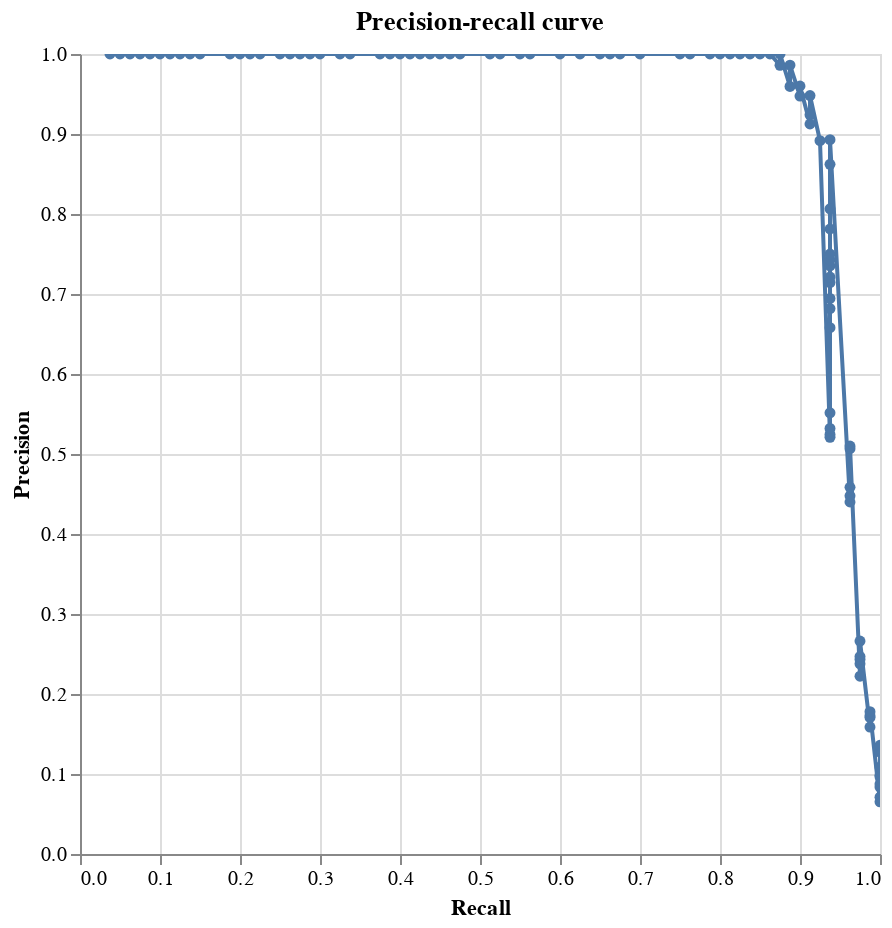

This figure's notebook cell:
### Markdown cell above
### Precision-recall chart

An alternative representation of truth space is called a [precision recall curve](https://stats.stackexchange.com/questions/7207/roc-vs-precision-and-recall-curves).

This can be plotted as follows:

### Code cell
linker.precision_recall_chart_from_labels_table("labels")

### Figure 1 — Vega-Lite specification as saved in the notebook (floating-point values rounded to 4 significant figures)
{"$schema": "https://vega.github.io/schema/vega-lite/v4.8.1.json", "title": "Precision-recall curve", "data": {"values": [{"truth_threshold": -16.61, "match_probability": 9.998e-06, "row_count": 1225.0, "P": 80.0, "N": 1145.0, "TP": 80.0, "TN": 0.0, "FP": 1145.0, "FN": 0.0, "P_rate": 0.0, "N_rate": 0.9347, "TP_rate": 1.0, "TN_rate": 0.0, "FP_rate": 1.0, "FN_rate": 0.0, "precision": 0.06531, "recall": 1.0, "F1": 0.1227}, {"truth_threshold": -15.49, "match_probability": 2.175e-05, "row_count": 1225.0, "P": 80.0, "N": 1145.0, "TP": 80.0, "TN": 98.0, "FP": 1047.0, "FN": 0.0, "P_rate": 0.0, "N_rate": 0.9347, "TP_rate": 1.0, "TN_rate": 0.08559, "FP_rate": 0.9144, "FN_rate": 0.0, "precision": 0.07098, "recall": 1.0, "F1": 0.1327}, {"truth_threshold": -14.68, "match_probability": 3.817e-05, "row_count": 1225.0, "P": 80.0, "N": 1145.0, "TP": 80.0, "TN": 268.0, "FP": 877.0, "FN": 0.0, "P_rate": 0.0, "N_rate": 0.9347, "TP_rate": 1.0, "TN_rate": 0.2341, "FP_rate": 0.7659, "FN_rate": 0.0, "precision": 0.08359, "recall": 1.0, "F1": 0.1544}, {"truth_threshold": -14.54, "match_probability": 4.211e-05, "row_count": 1225.0, "P": 80.0, "N": 1145.0, "TP": 80.0, "TN": 310.0, "FP": 835.0, "FN": 0.0, "P_rate": 0.0, "N_rate": 0.9347, "TP_rate": 1.0, "TN_rate": 0.2707, "FP_rate": 0.7293, "FN_rate": 0.0, "precision": 0.08743, "recall": 1.0, "F1": 0.161}, {"truth_threshold": -14.08, "match_probability": 5.782e-05, "row_count": 1225.0, "P": 80.0, "N": 1145.0, "TP": 80.0, "TN": 396.0, "FP": 749.0, "FN": 0.0, "P_rate": 0.0, "N_rate": 0.9347, "TP_rate": 1.0, "TN_rate": 0.3459, "FP_rate": 0.6541, "FN_rate": 0.0, "precision": 0.0965, "recall": 1.0, "F1": 0.1762}, {"truth_threshold": -13.76, "match_probability": 7.184e-05, "row_count": 1225.0, "P": 80.0, "N": 1145.0, "TP": 80.0, "TN": 412.0, "FP": 733.0, "FN": 0.0, "P_rate": 0.0, "N_rate": 0.9347, "TP_rate": 1.0, "TN_rate": 0.3598, "FP_rate": 0.6402, "FN_rate": 0.0, "precision": 0.0984, "recall": 1.0, "F1": 0.1794}, {"truth_threshold": -13.56, "match_probability": 8.304e-05, "row_count": 1225.0, "P": 80.0, "N": 1145.0, "TP": 80.0, "TN": 489.0, "FP": 656.0, "FN": 0.0, "P_rate": 0.0, "N_rate": 0.9347, "TP_rate": 1.0, "TN_rate": 0.4271, "FP_rate": 0.5729, "FN_rate": 0.0, "precision": 0.1087, "recall": 1.0, "F1": 0.1961}, {"truth_threshold": -13.41, "match_probability": 9.16e-05, "row_count": 1225.0, "P": 80.0, "N": 1145.0, "TP": 80.0, "TN": 596.0, "FP": 549.0, "FN": 0.0, "P_rate": 0.0, "N_rate": 0.9347, "TP_rate": 1.0, "TN_rate": 0.5205, "FP_rate": 0.4795, "FN_rate": 0.0, "precision": 0.1272, "recall": 1.0, "F1": 0.226}, {"truth_threshold": -12.64, "match_probability": 0.0001563, "row_count": 1225.0, "P": 80.0, "N": 1145.0, "TP": 80.0, "TN": 636.0, "FP": 509.0, "FN": 0.0, "P_rate": 0.0, "N_rate": 0.9347, "TP_rate": 1.0, "TN_rate": 0.5555, "FP_rate": 0.4445, "FN_rate": 0.0, "precision": 0.1358, "recall": 1.0, "F1": 0.2395}, {"truth_threshold": -12.6, "match_probability": 0.0001608, "row_count": 1225.0, "P": 80.0, "N": 1145.0, "TP": 79.0, "TN": 726.0, "FP": 419.0, "FN": 1.0, "P_rate": 0.0, "N_rate": 0.9347, "TP_rate": 0.9875, "TN_rate": 0.6341, "FP_rate": 0.3659, "FN_rate": 0.0125, "precision": 0.1586, "recall": 0.9875, "F1": 0.2734}, {"truth_threshold": -12.15, "match_probability": 0.0002207, "row_count": 1225.0, "P": 80.0, "N": 1145.0, "TP": 79.0, "TN": 761.0, "FP": 384.0, "FN": 1.0, "P_rate": 0.0, "N_rate": 0.9347, "TP_rate": 0.9875, "TN_rate": 0.6646, "FP_rate": 0.3354, "FN_rate": 0.0125, "precision": 0.1706, "recall": 0.9875, "F1": 0.2915}, {"truth_threshold": -11.83, "match_probability": 0.0002743, "row_count": 1225.0, "P": 80.0, "N": 1145.0, "TP": 79.0, "TN": 767.0, "FP": 378.0, "FN": 1.0, "P_rate": 0.0, "N_rate": 0.9347, "TP_rate": 0.9875, "TN_rate": 0.6699, "FP_rate": 0.3301, "FN_rate": 0.0125, "precision": 0.1729, "recall": 0.9875, "F1": 0.2948}, {"truth_threshold": -11.69, "match_probability": 0.0003025, "row_count": 1225.0, "P": 80.0, "N": 1145.0, "TP": 79.0, "TN": 780.0, "FP": 365.0, "FN": 1.0, "P_rate": 0.0, "N_rate": 0.9347, "TP_rate": 0.9875, "TN_rate": 0.6812, "FP_rate": 0.3188, "FN_rate": 0.0125, "precision": 0.1779, "recall": 0.9875, "F1": 0.3015}, {"truth_threshold": -11.48, "match_probability": 0.0003497, "row_count": 1225.0, "P": 80.0, "N": 1145.0, "TP": 78.0, "TN": 872.0, "FP": 273.0, "FN": 2.0, "P_rate": 0.0, "N_rate": 0.9347, "TP_rate": 0.975, "TN_rate": 0.7616, "FP_rate": 0.2384, "FN_rate": 0.025, "precision": 0.2222, "recall": 0.975, "F1": 0.3628}, {"truth_threshold": -11.23, "match_probability": 0.0004153, "row_count": 1225.0, "P": 80.0, "N": 1145.0, "TP": 78.0, "TN": 895.0, "FP": 250.0, "FN": 2.0, "P_rate": 0.0, "N_rate": 0.9347, "TP_rate": 0.975, "TN_rate": 0.7817, "FP_rate": 0.2183, "FN_rate": 0.025, "precision": 0.2378, "recall": 0.975, "F1": 0.3824}, {"truth_threshold": -10.91, "match_probability": 0.0005208, "row_count": 1225.0, "P": 80.0, "N": 1145.0, "TP": 78.0, "TN": 902.0, "FP": 243.0, "FN": 2.0, "P_rate": 0.0, "N_rate": 0.9347, "TP_rate": 0.975, "TN_rate": 0.7878, "FP_rate": 0.2122, "FN_rate": 0.025, "precision": 0.243, "recall": 0.975, "F1": 0.39}, {"truth_threshold": -10.71, "match_probability": 0.0005964, "row_count": 1225.0, "P": 80.0, "N": 1145.0, "TP": 78.0, "TN": 907.0, "FP": 238.0, "FN": 2.0, "P_rate": 0.0, "N_rate": 0.9347, "TP_rate": 0.975, "TN_rate": 0.7921, "FP_rate": 0.2079, "FN_rate": 0.025, "precision": 0.2468, "recall": 0.975, "F1": 0.3939}, {"truth_threshold": -10.57, "match_probability": 0.0006579, "row_count": 1225.0, "P": 80.0, "N": 1145.0, "TP": 78.0, "TN": 930.0, "FP": 215.0, "FN": 2.0, "P_rate": 0.0, "N_rate": 0.9347, "TP_rate": 0.975, "TN_rate": 0.8122, "FP_rate": 0.1878, "FN_rate": 0.025, "precision": 0.2662, "recall": 0.975, "F1": 0.4194}, {"truth_threshold": -9.794, "match_probability": 0.001125, "row_count": 1225.0, "P": 80.0, "N": 1145.0, "TP": 77.0, "TN": 1047.0, "FP": 98.0, "FN": 3.0, "P_rate": 0.0, "N_rate": 0.9347, "TP_rate": 0.9625, "TN_rate": 0.9144, "FP_rate": 0.08559, "FN_rate": 0.0375, "precision": 0.44, "recall": 0.9625, "F1": 0.6063}, {"truth_threshold": -9.785, "match_probability": 0.001132, "row_count": 1225.0, "P": 80.0, "N": 1145.0, "TP": 77.0, "TN": 1050.0, "FP": 95.0, "FN": 3.0, "P_rate": 0.0, "N_rate": 0.9347, "TP_rate": 0.9625, "TN_rate": 0.917, "FP_rate": 0.08297, "FN_rate": 0.0375, "precision": 0.4477, "recall": 0.9625, "F1": 0.6111}, {"truth_threshold": -9.757, "match_probability": 0.001154, "row_count": 1225.0, "P": 80.0, "N": 1145.0, "TP": 77.0, "TN": 1054.0, "FP": 91.0, "FN": 3.0, "P_rate": 0.0, "N_rate": 0.9347, "TP_rate": 0.9625, "TN_rate": 0.9205, "FP_rate": 0.07948, "FN_rate": 0.0375, "precision": 0.4583, "recall": 0.9625, "F1": 0.621}, {"truth_threshold": -9.3, "match_probability": 0.001584, "row_count": 1225.0, "P": 80.0, "N": 1145.0, "TP": 77.0, "TN": 1070.0, "FP": 75.0, "FN": 3.0, "P_rate": 0.0, "N_rate": 0.9347, "TP_rate": 0.9625, "TN_rate": 0.9345, "FP_rate": 0.0655, "FN_rate": 0.0375, "precision": 0.5066, "recall": 0.9625, "F1": 0.6638}, {"truth_threshold": -9.158, "match_probability": 0.001747, "row_count": 1225.0, "P": 80.0, "N": 1145.0, "TP": 77.0, "TN": 1071.0, "FP": 74.0, "FN": 3.0, "P_rate": 0.0, "N_rate": 0.9347, "TP_rate": 0.9625, "TN_rate": 0.9354, "FP_rate": 0.06463, "FN_rate": 0.0375, "precision": 0.5099, "recall": 0.9625, "F1": 0.6696}, {"truth_threshold": -9.057, "match_probability": 0.001874, "row_count": 1225.0, "P": 80.0, "N": 1145.0, "TP": 75.0, "TN": 1076.0, "FP": 69.0, "FN": 5.0, "P_rate": 0.0, "N_rate": 0.9347, "TP_rate": 0.9375, "TN_rate": 0.9397, "FP_rate": 0.06026, "FN_rate": 0.0625, "precision": 0.5208, "recall": 0.9375, "F1": 0.6696}, {"truth_threshold": -8.832, "match_probability": 0.00219, "row_count": 1225.0, "P": 80.0, "N": 1145.0, "TP": 75.0, "TN": 1077.0, "FP": 68.0, "FN": 5.0, "P_rate": 0.0, "N_rate": 0.9347, "TP_rate": 0.9375, "TN_rate": 0.9406, "FP_rate": 0.05939, "FN_rate": 0.0625, "precision": 0.5245, "recall": 0.9375, "F1": 0.6757}, {"truth_threshold": -8.673, "match_probability": 0.002445, "row_count": 1225.0, "P": 80.0, "N": 1145.0, "TP": 75.0, "TN": 1079.0, "FP": 66.0, "FN": 5.0, "P_rate": 0.0, "N_rate": 0.9347, "TP_rate": 0.9375, "TN_rate": 0.9424, "FP_rate": 0.05764, "FN_rate": 0.0625, "precision": 0.5319, "recall": 0.9375, "F1": 0.6818}, {"truth_threshold": -8.636, "match_probability": 0.002507, "row_count": 1225.0, "P": 80.0, "N": 1145.0, "TP": 75.0, "TN": 1084.0, "FP": 61.0, "FN": 5.0, "P_rate": 0.0, "N_rate": 0.9347, "TP_rate": 0.9375, "TN_rate": 0.9467, "FP_rate": 0.05328, "FN_rate": 0.0625, "precision": 0.5515, "recall": 0.9375, "F1": 0.6944}, {"truth_threshold": -8.061, "match_probability": 0.003731, "row_count": 1225.0, "P": 80.0, "N": 1145.0, "TP": 75.0, "TN": 1106.0, "FP": 39.0, "FN": 5.0, "P_rate": 0.0, "N_rate": 0.9347, "TP_rate": 0.9375, "TN_rate": 0.9659, "FP_rate": 0.03406, "FN_rate": 0.0625, "precision": 0.6579, "recall": 0.9375, "F1": 0.7732}, {"truth_threshold": -7.852, "match_probability": 0.00431, "row_count": 1225.0, "P": 80.0, "N": 1145.0, "TP": 75.0, "TN": 1110.0, "FP": 35.0, "FN": 5.0, "P_rate": 0.0, "N_rate": 0.9347, "TP_rate": 0.9375, "TN_rate": 0.9694, "FP_rate": 0.03057, "FN_rate": 0.0625, "precision": 0.6818, "recall": 0.9375, "F1": 0.7895}, {"truth_threshold": -7.739, "match_probability": 0.004659, "row_count": 1225.0, "P": 80.0, "N": 1145.0, "TP": 75.0, "TN": 1112.0, "FP": 33.0, "FN": 5.0, "P_rate": 0.0, "N_rate": 0.9347, "TP_rate": 0.9375, "TN_rate": 0.9712, "FP_rate": 0.02882, "FN_rate": 0.0625, "precision": 0.6944, "recall": 0.9375, "F1": 0.7979}, {"truth_threshold": -7.71, "match_probability": 0.004752, "row_count": 1225.0, "P": 80.0, "N": 1145.0, "TP": 75.0, "TN": 1115.0, "FP": 30.0, "FN": 5.0, "P_rate": 0.0, "N_rate": 0.9347, "TP_rate": 0.9375, "TN_rate": 0.9738, "FP_rate": 0.0262, "FN_rate": 0.0625, "precision": 0.7143, "recall": 0.9375, "F1": 0.8152}, {"truth_threshold": -7.262, "match_probability": 0.006473, "row_count": 1225.0, "P": 80.0, "N": 1145.0, "TP": 75.0, "TN": 1116.0, "FP": 29.0, "FN": 5.0, "P_rate": 0.0, "N_rate": 0.9347, "TP_rate": 0.9375, "TN_rate": 0.9747, "FP_rate": 0.02533, "FN_rate": 0.0625, "precision": 0.7212, "recall": 0.9375, "F1": 0.8152}, {"truth_threshold": -7.225, "match_probability": 0.006638, "row_count": 1225.0, "P": 80.0, "N": 1145.0, "TP": 75.0, "TN": 1118.0, "FP": 27.0, "FN": 5.0, "P_rate": 0.0, "N_rate": 0.9347, "TP_rate": 0.9375, "TN_rate": 0.9764, "FP_rate": 0.02358, "FN_rate": 0.0625, "precision": 0.7353, "recall": 0.9375, "F1": 0.8242}, {"truth_threshold": -6.983, "match_probability": 0.007844, "row_count": 1225.0, "P": 80.0, "N": 1145.0, "TP": 75.0, "TN": 1119.0, "FP": 26.0, "FN": 5.0, "P_rate": 0.0, "N_rate": 0.9347, "TP_rate": 0.9375, "TN_rate": 0.9773, "FP_rate": 0.02271, "FN_rate": 0.0625, "precision": 0.7426, "recall": 0.9375, "F1": 0.8333}, {"truth_threshold": -6.939, "match_probability": 0.008081, "row_count": 1225.0, "P": 80.0, "N": 1145.0, "TP": 75.0, "TN": 1120.0, "FP": 25.0, "FN": 5.0, "P_rate": 0.0, "N_rate": 0.9347, "TP_rate": 0.9375, "TN_rate": 0.9782, "FP_rate": 0.02183, "FN_rate": 0.0625, "precision": 0.75, "recall": 0.9375, "F1": 0.8333}, {"truth_threshold": -6.899, "match_probability": 0.008311, "row_count": 1225.0, "P": 80.0, "N": 1145.0, "TP": 75.0, "TN": 1124.0, "FP": 21.0, "FN": 5.0, "P_rate": 0.0, "N_rate": 0.9347, "TP_rate": 0.9375, "TN_rate": 0.9817, "FP_rate": 0.01834, "FN_rate": 0.0625, "precision": 0.7812, "recall": 0.9375, "F1": 0.8523}, {"truth_threshold": -5.827, "match_probability": 0.01731, "row_count": 1225.0, "P": 80.0, "N": 1145.0, "TP": 75.0, "TN": 1127.0, "FP": 18.0, "FN": 5.0, "P_rate": 0.0, "N_rate": 0.9347, "TP_rate": 0.9375, "TN_rate": 0.9843, "FP_rate": 0.01572, "FN_rate": 0.0625, "precision": 0.8065, "recall": 0.9375, "F1": 0.8721}, {"truth_threshold": -5.777, "match_probability": 0.01791, "row_count": 1225.0, "P": 80.0, "N": 1145.0, "TP": 75.0, "TN": 1133.0, "FP": 12.0, "FN": 5.0, "P_rate": 0.0, "N_rate": 0.9347, "TP_rate": 0.9375, "TN_rate": 0.9895, "FP_rate": 0.01048, "FN_rate": 0.0625, "precision": 0.8621, "recall": 0.9375, "F1": 0.9036}, {"truth_threshold": -5.249, "match_probability": 0.02563, "row_count": 1225.0, "P": 80.0, "N": 1145.0, "TP": 75.0, "TN": 1136.0, "FP": 9.0, "FN": 5.0, "P_rate": 0.0, "N_rate": 0.9347, "TP_rate": 0.9375, "TN_rate": 0.9921, "FP_rate": 0.00786, "FN_rate": 0.0625, "precision": 0.8929, "recall": 0.9375, "F1": 0.9146}, {"truth_threshold": -5.007, "match_probability": 0.03017, "row_count": 1225.0, "P": 80.0, "N": 1145.0, "TP": 74.0, "TN": 1136.0, "FP": 9.0, "FN": 6.0, "P_rate": 0.0, "N_rate": 0.9347, "TP_rate": 0.925, "TN_rate": 0.9921, "FP_rate": 0.00786, "FN_rate": 0.075, "precision": 0.8916, "recall": 0.925, "F1": 0.9136}, {"truth_threshold": -4.894, "match_probability": 0.03255, "row_count": 1225.0, "P": 80.0, "N": 1145.0, "TP": 73.0, "TN": 1138.0, "FP": 7.0, "FN": 7.0, "P_rate": 0.0, "N_rate": 0.9347, "TP_rate": 0.9125, "TN_rate": 0.9939, "FP_rate": 0.006114, "FN_rate": 0.0875, "precision": 0.9125, "recall": 0.9125, "F1": 0.9125}, {"truth_threshold": -4.865, "match_probability": 0.03318, "row_count": 1225.0, "P": 80.0, "N": 1145.0, "TP": 73.0, "TN": 1139.0, "FP": 6.0, "FN": 7.0, "P_rate": 0.0, "N_rate": 0.9347, "TP_rate": 0.9125, "TN_rate": 0.9948, "FP_rate": 0.00524, "FN_rate": 0.0875, "precision": 0.9241, "recall": 0.9125, "F1": 0.9241}, {"truth_threshold": -4.647, "match_probability": 0.03839, "row_count": 1225.0, "P": 80.0, "N": 1145.0, "TP": 73.0, "TN": 1141.0, "FP": 4.0, "FN": 7.0, "P_rate": 0.0, "N_rate": 0.9347, "TP_rate": 0.9125, "TN_rate": 0.9965, "FP_rate": 0.003493, "FN_rate": 0.0875, "precision": 0.9481, "recall": 0.9125, "F1": 0.9359}, {"truth_threshold": -4.138, "match_probability": 0.05376, "row_count": 1225.0, "P": 80.0, "N": 1145.0, "TP": 72.0, "TN": 1141.0, "FP": 4.0, "FN": 8.0, "P_rate": 0.0, "N_rate": 0.9347, "TP_rate": 0.9, "TN_rate": 0.9965, "FP_rate": 0.003493, "FN_rate": 0.1, "precision": 0.9474, "recall": 0.9, "F1": 0.9231}, {"truth_threshold": -3.339, "match_probability": 0.08995, "row_count": 1225.0, "P": 80.0, "N": 1145.0, "TP": 72.0, "TN": 1142.0, "FP": 3.0, "FN": 8.0, "P_rate": 0.0, "N_rate": 0.9347, "TP_rate": 0.9, "TN_rate": 0.9974, "FP_rate": 0.00262, "FN_rate": 0.1, "precision": 0.96, "recall": 0.9, "F1": 0.9351}, {"truth_threshold": -2.932, "match_probability": 0.1158, "row_count": 1225.0, "P": 80.0, "N": 1145.0, "TP": 71.0, "TN": 1142.0, "FP": 3.0, "FN": 9.0, "P_rate": 0.0, "N_rate": 0.9347, "TP_rate": 0.8875, "TN_rate": 0.9974, "FP_rate": 0.00262, "FN_rate": 0.1125, "precision": 0.9595, "recall": 0.8875, "F1": 0.9221}, {"truth_threshold": -2.831, "match_probability": 0.1232, "row_count": 1225.0, "P": 80.0, "N": 1145.0, "TP": 71.0, "TN": 1144.0, "FP": 1.0, "FN": 9.0, "P_rate": 0.0, "N_rate": 0.9347, "TP_rate": 0.8875, "TN_rate": 0.9991, "FP_rate": 0.0008734, "FN_rate": 0.1125, "precision": 0.9861, "recall": 0.8875, "F1": 0.9342}, {"truth_threshold": -2.157, "match_probability": 0.1831, "row_count": 1225.0, "P": 80.0, "N": 1145.0, "TP": 70.0, "TN": 1144.0, "FP": 1.0, "FN": 10.0, "P_rate": 0.0, "N_rate": 0.9347, "TP_rate": 0.875, "TN_rate": 0.9991, "FP_rate": 0.0008734, "FN_rate": 0.125, "precision": 0.9859, "recall": 0.875, "F1": 0.9333}, {"truth_threshold": -0.7309, "match_probability": 0.376, "row_count": 1225.0, "P": 80.0, "N": 1145.0, "TP": 70.0, "TN": 1145.0, "FP": 0.0, "FN": 10.0, "P_rate": 0.0, "N_rate": 0.9347, "TP_rate": 0.875, "TN_rate": 1.0, "FP_rate": 0.0, "FN_rate": 0.125, "precision": 1.0, "recall": 0.875, "F1": 0.9333}, {"truth_threshold": -0.3699, "match_probability": 0.4363, "row_count": 1225.0, "P": 80.0, "N": 1145.0, "TP": 69.0, "TN": 1145.0, "FP": 0.0, "FN": 11.0, "P_rate": 0.0, "N_rate": 0.9347, "TP_rate": 0.8625, "TN_rate": 1.0, "FP_rate": 0.0, "FN_rate": 0.1375, "precision": 1.0, "recall": 0.8625, "F1": 0.9324}, {"truth_threshold": 1.143, "match_probability": 0.6884, "row_count": 1225.0, "P": 80.0, "N": 1145.0, "TP": 68.0, "TN": 1145.0, "FP": 0.0, "FN": 12.0, "P_rate": 0.0, "N_rate": 0.9347, "TP_rate": 0.85, "TN_rate": 1.0, "FP_rate": 0.0, "FN_rate": 0.15, "precision": 1.0, "recall": 0.85, "F1": 0.9189}, {"truth_threshold": 1.809, "match_probability": 0.778, "row_count": 1225.0, "P": 80.0, "N": 1145.0, "TP": 67.0, "TN": 1145.0, "FP": 0.0, "FN": 13.0, "P_rate": 0.0, "N_rate": 0.9347, "TP_rate": 0.8375, "TN_rate": 1.0, "FP_rate": 0.0, "FN_rate": 0.1625, "precision": 1.0, "recall": 0.8375, "F1": 0.9178}, {"truth_threshold": 2.162, "match_probability": 0.8174, "row_count": 1225.0, "P": 80.0, "N": 1145.0, "TP": 66.0, "TN": 1145.0, "FP": 0.0, "FN": 14.0, "P_rate": 0.0, "N_rate": 0.9347, "TP_rate": 0.825, "TN_rate": 1.0, "FP_rate": 0.0, "FN_rate": 0.175, "precision": 1.0, "recall": 0.825, "F1": 0.9041}, {"truth_threshold": 2.281, "match_probability": 0.8294, "row_count": 1225.0, "P": 80.0, "N": 1145.0, "TP": 65.0, "TN": 1145.0, "FP": 0.0, "FN": 15.0, "P_rate": 0.0, "N_rate": 0.9347, "TP_rate": 0.8125, "TN_rate": 1.0, "FP_rate": 0.0, "FN_rate": 0.1875, "precision": 1.0, "recall": 0.8125, "F1": 0.9028}, {"truth_threshold": 2.468, "match_probability": 0.8469, "row_count": 1225.0, "P": 80.0, "N": 1145.0, "TP": 64.0, "TN": 1145.0, "FP": 0.0, "FN": 16.0, "P_rate": 0.0, "N_rate": 0.9347, "TP_rate": 0.8, "TN_rate": 1.0, "FP_rate": 0.0, "FN_rate": 0.2, "precision": 1.0, "recall": 0.8, "F1": 0.8889}, {"truth_threshold": 3.562, "match_probability": 0.922, "row_count": 1225.0, "P": 80.0, "N": 1145.0, "TP": 63.0, "TN": 1145.0, "FP": 0.0, "FN": 17.0, "P_rate": 0.0, "N_rate": 0.9347, "TP_rate": 0.7875, "TN_rate": 1.0, "FP_rate": 0.0, "FN_rate": 0.2125, "precision": 1.0, "recall": 0.7875, "F1": 0.8873}, {"truth_threshold": 4.254, "match_probability": 0.9502, "row_count": 1225.0, "P": 80.0, "N": 1145.0, "TP": 61.0, "TN": 1145.0, "FP": 0.0, "FN": 19.0, "P_rate": 0.0, "N_rate": 0.9347, "TP_rate": 0.7625, "TN_rate": 1.0, "FP_rate": 0.0, "FN_rate": 0.2375, "precision": 1.0, "recall": 0.7625, "F1": 0.8714}, {"truth_threshold": 4.658, "match_probability": 0.9619, "row_count": 1225.0, "P": 80.0, "N": 1145.0, "TP": 60.0, "TN": 1145.0, "FP": 0.0, "FN": 20.0, "P_rate": 0.0, "N_rate": 0.9347, "TP_rate": 0.75, "TN_rate": 1.0, "FP_rate": 0.0, "FN_rate": 0.25, "precision": 1.0, "recall": 0.75, "F1": 0.8571}, {"truth_threshold": 5.133, "match_probability": 0.9723, "row_count": 1225.0, "P": 80.0, "N": 1145.0, "TP": 56.0, "TN": 1145.0, "FP": 0.0, "FN": 24.0, "P_rate": 0.0, "N_rate": 0.9347, "TP_rate": 0.7, "TN_rate": 1.0, "FP_rate": 0.0, "FN_rate": 0.3, "precision": 1.0, "recall": 0.7, "F1": 0.8235}, {"truth_threshold": 5.474, "match_probability": 0.978, "row_count": 1225.0, "P": 80.0, "N": 1145.0, "TP": 54.0, "TN": 1145.0, "FP": 0.0, "FN": 26.0, "P_rate": 0.0, "N_rate": 0.9347, "TP_rate": 0.675, "TN_rate": 1.0, "FP_rate": 0.0, "FN_rate": 0.325, "precision": 1.0, "recall": 0.675, "F1": 0.806}, {"truth_threshold": 5.685, "match_probability": 0.9809, "row_count": 1225.0, "P": 80.0, "N": 1145.0, "TP": 53.0, "TN": 1145.0, "FP": 0.0, "FN": 27.0, "P_rate": 0.0, "N_rate": 0.9347, "TP_rate": 0.6625, "TN_rate": 1.0, "FP_rate": 0.0, "FN_rate": 0.3375, "precision": 1.0, "recall": 0.6625, "F1": 0.803}, {"truth_threshold": 6.328, "match_probability": 0.9877, "row_count": 1225.0, "P": 80.0, "N": 1145.0, "TP": 52.0, "TN": 1145.0, "FP": 0.0, "FN": 28.0, "P_rate": 0.0, "N_rate": 0.9347, "TP_rate": 0.65, "TN_rate": 1.0, "FP_rate": 0.0, "FN_rate": 0.35, "precision": 1.0, "recall": 0.65, "F1": 0.7879}, {"truth_threshold": 6.517, "match_probability": 0.9892, "row_count": 1225.0, "P": 80.0, "N": 1145.0, "TP": 50.0, "TN": 1145.0, "FP": 0.0, "FN": 30.0, "P_rate": 0.0, "N_rate": 0.9347, "TP_rate": 0.625, "TN_rate": 1.0, "FP_rate": 0.0, "FN_rate": 0.375, "precision": 1.0, "recall": 0.625, "F1": 0.7692}, {"truth_threshold": 6.948, "match_probability": 0.992, "row_count": 1225.0, "P": 80.0, "N": 1145.0, "TP": 48.0, "TN": 1145.0, "FP": 0.0, "FN": 32.0, "P_rate": 0.0, "N_rate": 0.9347, "TP_rate": 0.6, "TN_rate": 1.0, "FP_rate": 0.0, "FN_rate": 0.4, "precision": 1.0, "recall": 0.6, "F1": 0.75}, {"truth_threshold": 7.45, "match_probability": 0.9943, "row_count": 1225.0, "P": 80.0, "N": 1145.0, "TP": 45.0, "TN": 1145.0, "FP": 0.0, "FN": 35.0, "P_rate": 0.0, "N_rate": 0.9347, "TP_rate": 0.5625, "TN_rate": 1.0, "FP_rate": 0.0, "FN_rate": 0.4375, "precision": 1.0, "recall": 0.5625, "F1": 0.7258}, {"truth_threshold": 7.638, "match_probability": 0.995, "row_count": 1225.0, "P": 80.0, "N": 1145.0, "TP": 44.0, "TN": 1145.0, "FP": 0.0, "FN": 36.0, "P_rate": 0.0, "N_rate": 0.9347, "TP_rate": 0.55, "TN_rate": 1.0, "FP_rate": 0.0, "FN_rate": 0.45, "precision": 1.0, "recall": 0.55, "F1": 0.7097}, {"truth_threshold": 7.713, "match_probability": 0.9953, "row_count": 1225.0, "P": 80.0, "N": 1145.0, "TP": 42.0, "TN": 1145.0, "FP": 0.0, "FN": 38.0, "P_rate": 0.0, "N_rate": 0.9347, "TP_rate": 0.525, "TN_rate": 1.0, "FP_rate": 0.0, "FN_rate": 0.475, "precision": 1.0, "recall": 0.525, "F1": 0.6885}, {"truth_threshold": 8.86, "match_probability": 0.9979, "row_count": 1225.0, "P": 80.0, "N": 1145.0, "TP": 41.0, "TN": 1145.0, "FP": 0.0, "FN": 39.0, "P_rate": 0.0, "N_rate": 0.9347, "TP_rate": 0.5125, "TN_rate": 1.0, "FP_rate": 0.0, "FN_rate": 0.4875, "precision": 1.0, "recall": 0.5125, "F1": 0.6833}, {"truth_threshold": 9.14, "match_probability": 0.9982, "row_count": 1225.0, "P": 80.0, "N": 1145.0, "TP": 38.0, "TN": 1145.0, "FP": 0.0, "FN": 42.0, "P_rate": 0.0, "N_rate": 0.9347, "TP_rate": 0.475, "TN_rate": 1.0, "FP_rate": 0.0, "FN_rate": 0.525, "precision": 1.0, "recall": 0.475, "F1": 0.6441}, {"truth_threshold": 9.676, "match_probability": 0.9988, "row_count": 1225.0, "P": 80.0, "N": 1145.0, "TP": 37.0, "TN": 1145.0, "FP": 0.0, "FN": 43.0, "P_rate": 0.0, "N_rate": 0.9347, "TP_rate": 0.4625, "TN_rate": 1.0, "FP_rate": 0.0, "FN_rate": 0.5375, "precision": 1.0, "recall": 0.4625, "F1": 0.6379}, {"truth_threshold": 10.09, "match_probability": 0.9991, "row_count": 1225.0, "P": 80.0, "N": 1145.0, "TP": 36.0, "TN": 1145.0, "FP": 0.0, "FN": 44.0, "P_rate": 0.0, "N_rate": 0.9347, "TP_rate": 0.45, "TN_rate": 1.0, "FP_rate": 0.0, "FN_rate": 0.55, "precision": 1.0, "recall": 0.45, "F1": 0.6207}, {"truth_threshold": 11.26, "match_probability": 0.9996, "row_count": 1225.0, "P": 80.0, "N": 1145.0, "TP": 35.0, "TN": 1145.0, "FP": 0.0, "FN": 45.0, "P_rate": 0.0, "N_rate": 0.9347, "TP_rate": 0.4375, "TN_rate": 1.0, "FP_rate": 0.0, "FN_rate": 0.5625, "precision": 1.0, "recall": 0.4375, "F1": 0.614}, {"truth_threshold": 11.32, "match_probability": 0.9996, "row_count": 1225.0, "P": 80.0, "N": 1145.0, "TP": 34.0, "TN": 1145.0, "FP": 0.0, "FN": 46.0, "P_rate": 0.0, "N_rate": 0.9347, "TP_rate": 0.425, "TN_rate": 1.0, "FP_rate": 0.0, "FN_rate": 0.575, "precision": 1.0, "recall": 0.425, "F1": 0.5965}, {"truth_threshold": 12.3, "match_probability": 0.9998, "row_count": 1225.0, "P": 80.0, "N": 1145.0, "TP": 33.0, "TN": 1145.0, "FP": 0.0, "FN": 47.0, "P_rate": 0.0, "N_rate": 0.9347, "TP_rate": 0.4125, "TN_rate": 1.0, "FP_rate": 0.0, "FN_rate": 0.5875, "precision": 1.0, "recall": 0.4125, "F1": 0.5893}, {"truth_threshold": 12.59, "match_probability": 0.9998, "row_count": 1225.0, "P": 80.0, "N": 1145.0, "TP": 32.0, "TN": 1145.0, "FP": 0.0, "FN": 48.0, "P_rate": 0.0, "N_rate": 0.9347, "TP_rate": 0.4, "TN_rate": 1.0, "FP_rate": 0.0, "FN_rate": 0.6, "precision": 1.0, "recall": 0.4, "F1": 0.5714}, {"truth_threshold": 12.61, "match_probability": 0.9998, "row_count": 1225.0, "P": 80.0, "N": 1145.0, "TP": 31.0, "TN": 1145.0, "FP": 0.0, "FN": 49.0, "P_rate": 0.0, "N_rate": 0.9347, "TP_rate": 0.3875, "TN_rate": 1.0, "FP_rate": 0.0, "FN_rate": 0.6125, "precision": 1.0, "recall": 0.3875, "F1": 0.5636}, {"truth_threshold": 12.79, "match_probability": 0.9999, "row_count": 1225.0, "P": 80.0, "N": 1145.0, "TP": 30.0, "TN": 1145.0, "FP": 0.0, "FN": 50.0, "P_rate": 0.0, "N_rate": 0.9347, "TP_rate": 0.375, "TN_rate": 1.0, "FP_rate": 0.0, "FN_rate": 0.625, "precision": 1.0, "recall": 0.375, "F1": 0.5455}, {"truth_threshold": 12.94, "match_probability": 0.9999, "row_count": 1225.0, "P": 80.0, "N": 1145.0, "TP": 27.0, "TN": 1145.0, "FP": 0.0, "FN": 53.0, "P_rate": 0.0, "N_rate": 0.9347, "TP_rate": 0.3375, "TN_rate": 1.0, "FP_rate": 0.0, "FN_rate": 0.6625, "precision": 1.0, "recall": 0.3375, "F1": 0.5094}, {"truth_threshold": 13.13, "match_probability": 0.9999, "row_count": 1225.0, "P": 80.0, "N": 1145.0, "TP": 26.0, "TN": 1145.0, "FP": 0.0, "FN": 54.0, "P_rate": 0.0, "N_rate": 0.9347, "TP_rate": 0.325, "TN_rate": 1.0, "FP_rate": 0.0, "FN_rate": 0.675, "precision": 1.0, "recall": 0.325, "F1": 0.4906}, {"truth_threshold": 13.87, "match_probability": 0.9999, "row_count": 1225.0, "P": 80.0, "N": 1145.0, "TP": 24.0, "TN": 1145.0, "FP": 0.0, "FN": 56.0, "P_rate": 0.0, "N_rate": 0.9347, "TP_rate": 0.3, "TN_rate": 1.0, "FP_rate": 0.0, "FN_rate": 0.7, "precision": 1.0, "recall": 0.3, "F1": 0.4615}, {"truth_threshold": 14.06, "match_probability": 0.9999, "row_count": 1225.0, "P": 80.0, "N": 1145.0, "TP": 23.0, "TN": 1145.0, "FP": 0.0, "FN": 57.0, "P_rate": 0.0, "N_rate": 0.9347, "TP_rate": 0.2875, "TN_rate": 1.0, "FP_rate": 0.0, "FN_rate": 0.7125, "precision": 1.0, "recall": 0.2875, "F1": 0.451}, {"truth_threshold": 14.18, "match_probability": 0.9999, "row_count": 1225.0, "P": 80.0, "N": 1145.0, "TP": 22.0, "TN": 1145.0, "FP": 0.0, "FN": 58.0, "P_rate": 0.0, "N_rate": 0.9347, "TP_rate": 0.275, "TN_rate": 1.0, "FP_rate": 0.0, "FN_rate": 0.725, "precision": 1.0, "recall": 0.275, "F1": 0.4314}, {"truth_threshold": 14.21, "match_probability": 0.9999, "row_count": 1225.0, "P": 80.0, "N": 1145.0, "TP": 21.0, "TN": 1145.0, "FP": 0.0, "FN": 59.0, "P_rate": 0.0, "N_rate": 0.9347, "TP_rate": 0.2625, "TN_rate": 1.0, "FP_rate": 0.0, "FN_rate": 0.7375, "precision": 1.0, "recall": 0.2625, "F1": 0.42}, {"truth_threshold": 14.3, "match_probability": 1.0, "row_count": 1225.0, "P": 80.0, "N": 1145.0, "TP": 20.0, "TN": 1145.0, "FP": 0.0, "FN": 60.0, "P_rate": 0.0, "N_rate": 0.9347, "TP_rate": 0.25, "TN_rate": 1.0, "FP_rate": 0.0, "FN_rate": 0.75, "precision": 1.0, "recall": 0.25, "F1": 0.4}, {"truth_threshold": 14.37, "match_probability": 1.0, "row_count": 1225.0, "P": 80.0, "N": 1145.0, "TP": 18.0, "TN": 1145.0, "FP": 0.0, "FN": 62.0, "P_rate": 0.0, "N_rate": 0.9347, "TP_rate": 0.225, "TN_rate": 1.0, "FP_rate": 0.0, "FN_rate": 0.775, "precision": 1.0, "recall": 0.225, "F1": 0.3673}, {"truth_threshold": 15.45, "match_probability": 1.0, "row_count": 1225.0, "P": 80.0, "N": 1145.0, "TP": 17.0, "TN": 1145.0, "FP": 0.0, "FN": 63.0, "P_rate": 0.0, "N_rate": 0.9347, "TP_rate": 0.2125, "TN_rate": 1.0, "FP_rate": 0.0, "FN_rate": 0.7875, "precision": 1.0, "recall": 0.2125, "F1": 0.3542}, {"truth_threshold": 15.63, "match_probability": 1.0, "row_count": 1225.0, "P": 80.0, "N": 1145.0, "TP": 16.0, "TN": 1145.0, "FP": 0.0, "FN": 64.0, "P_rate": 0.0, "N_rate": 0.9347, "TP_rate": 0.2, "TN_rate": 1.0, "FP_rate": 0.0, "FN_rate": 0.8, "precision": 1.0, "recall": 0.2, "F1": 0.3333}, {"truth_threshold": 17.67, "match_probability": 1.0, "row_count": 1225.0, "P": 80.0, "N": 1145.0, "TP": 15.0, "TN": 1145.0, "FP": 0.0, "FN": 65.0, "P_rate": 0.0, "N_rate": 0.9347, "TP_rate": 0.1875, "TN_rate": 1.0, "FP_rate": 0.0, "FN_rate": 0.8125, "precision": 1.0, "recall": 0.1875, "F1": 0.3191}, {"truth_threshold": 17.98, "match_probability": 1.0, "row_count": 1225.0, "P": 80.0, "N": 1145.0, "TP": 12.0, "TN": 1145.0, "FP": 0.0, "FN": 68.0, "P_rate": 0.0, "N_rate": 0.9347, "TP_rate": 0.15, "TN_rate": 1.0, "FP_rate": 0.0, "FN_rate": 0.85, "precision": 1.0, "recall": 0.15, "F1": 0.2609}, {"truth_threshold": 18.49, "match_probability": 1.0, "row_count": 1225.0, "P": 80.0, "N": 1145.0, "TP": 11.0, "TN": 1145.0, "FP": 0.0, "FN": 69.0, "P_rate": 0.0, "N_rate": 0.9347, "TP_rate": 0.1375, "TN_rate": 1.0, "FP_rate": 0.0, "FN_rate": 0.8625, "precision": 1.0, "recall": 0.1375, "F1": 0.2444}, {"truth_threshold": 20.63, "match_probability": 1.0, "row_count": 1225.0, "P": 80.0, "N": 1145.0, "TP": 10.0, "TN": 1145.0, "FP": 0.0, "FN": 70.0, "P_rate": 0.0, "N_rate": 0.9347, "TP_rate": 0.125, "TN_rate": 1.0, "FP_rate": 0.0, "FN_rate": 0.875, "precision": 1.0, "recall": 0.125, "F1": 0.2222}, {"truth_threshold": 20.82, "match_probability": 1.0, "row_count": 1225.0, "P": 80.0, "N": 1145.0, "TP": 9.0, "TN": 1145.0, "FP": 0.0, "FN": 71.0, "P_rate": 0.0, "N_rate": 0.9347, "TP_rate": 0.1125, "TN_rate": 1.0, "FP_rate": 0.0, "FN_rate": 0.8875, "precision": 1.0, "recall": 0.1125, "F1": 0.2045}, {"truth_threshold": 21.0, "match_probability": 1.0, "row_count": 1225.0, "P": 80.0, "N": 1145.0, "TP": 8.0, "TN": 1145.0, "FP": 0.0, "FN": 72.0, "P_rate": 0.0, "N_rate": 0.9347, "TP_rate": 0.1, "TN_rate": 1.0, "FP_rate": 0.0, "FN_rate": 0.9, "precision": 1.0, "recall": 0.1, "F1": 0.1818}, {"truth_threshold": 21.12, "match_probability": 1.0, "row_count": 1225.0, "P": 80.0, "N": 1145.0, "TP": 7.0, "TN": 1145.0, "FP": 0.0, "FN": 73.0, "P_rate": 0.0, "N_rate": 0.9347, "TP_rate": 0.0875, "TN_rate": 1.0, "FP_rate": 0.0, "FN_rate": 0.9125, "precision": 1.0, "recall": 0.0875, "F1": 0.1628}, {"truth_threshold": 21.75, "match_probability": 1.0, "row_count": 1225.0, "P": 80.0, "N": 1145.0, "TP": 6.0, "TN": 1145.0, "FP": 0.0, "FN": 74.0, "P_rate": 0.0, "N_rate": 0.9347, "TP_rate": 0.075, "TN_rate": 1.0, "FP_rate": 0.0, "FN_rate": 0.925, "precision": 1.0, "recall": 0.075, "F1": 0.1395}, {"truth_threshold": 22.05, "match_probability": 1.0, "row_count": 1225.0, "P": 80.0, "N": 1145.0, "TP": 5.0, "TN": 1145.0, "FP": 0.0, "FN": 75.0, "P_rate": 0.0, "N_rate": 0.9347, "TP_rate": 0.0625, "TN_rate": 1.0, "FP_rate": 0.0, "FN_rate": 0.9375, "precision": 1.0, "recall": 0.0625, "F1": 0.119}, {"truth_threshold": 23.16, "match_probability": 1.0, "row_count": 1225.0, "P": 80.0, "N": 1145.0, "TP": 4.0, "TN": 1145.0, "FP": 0.0, "FN": 76.0, "P_rate": 0.0, "N_rate": 0.9347, "TP_rate": 0.05, "TN_rate": 1.0, "FP_rate": 0.0, "FN_rate": 0.95, "precision": 1.0, "recall": 0.05, "F1": 0.09524}, {"truth_threshold": 25.58, "match_probability": 1.0, "row_count": 1225.0, "P": 80.0, "N": 1145.0, "TP": 3.0, "TN": 1145.0, "FP": 0.0, "FN": 77.0, "P_rate": 0.0, "N_rate": 0.9347, "TP_rate": 0.0375, "TN_rate": 1.0, "FP_rate": 0.0, "FN_rate": 0.9625, "precision": 1.0, "recall": 0.0375, "F1": 0.07317}]}, "mark": {"type": "line", "clip": true, "point": true}, "encoding": {"tooltip": [{"type": "quantitative", "field": "truth_threshold", "format": ".4f"}, {"type": "quantitative", "field": "match_probability", "format": ".4%"}, {"type": "quantitative", "field": "FP_rate", "format": ".4f"}, {"type": "quantitative", "field": "TP_rate", "format": ".4f"}, {"type": "quantitative", "field": "TP", "format": ",.0f"}, {"type": "quantitative", "field": "TN", "format": ",.0f"}, {"type": "quantitative", "field": "FP", "format": ",.0f"}, {"type": "quantitative", "field": "FN", "format": ",.0f"}, {"type": "quantitative", "field": "precision", "format": ".4f"}, {"type": "quantitative", "field": "recall", "format": ".4f"}, {"type": "quantitative", "field": "F1", "format": ".4f"}], "x": {"type": "quantitative", "field": "recall", "sort": ["-recall"], "title": "Recall"}, "y": {"type": "quantitative", "field": "precision", "sort": ["-precision"], "title": "Precision"}}, "height": 400, "width": 400}
